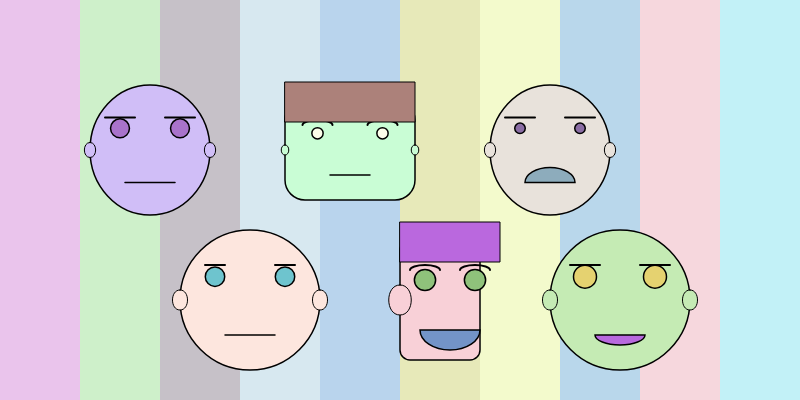
Frame 1 (no input)
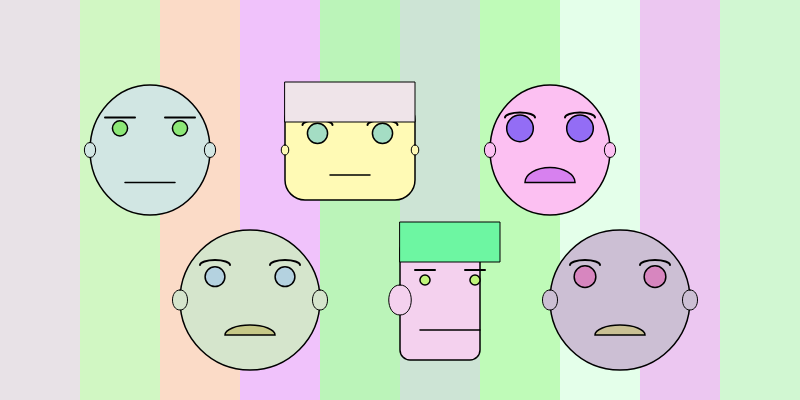
Frame 2 (the mouse pressed at the canvas centre, redrawn once)

The p5.js sketch that drew these frames (run headless with seeded random() and noise() and a simulated clock; the mouse was pressed at the canvas centre and the sketch redrawn once):

// p5.js sketch
// ── sketch.js
/*In my Coding Project 1, the face expressions (mouth, eyebrows, and eye size) are randomized each time the code runs, providing a unique combination of emotional expressions for each face.*/

/***************************
*  Name: Leroy-David Musa  *
*  Student ID: 219198761   *
*  Coding Project 1        *
/***************************/

//setup()
function setup() {
  createCanvas(800, 400);
  noLoop();
}

//draw()
function draw() {
  // striped background
  drawStripedBackground();

  // face drawings
  drawFaces();
}

//------ auxiliary functions from here ------
function drawStripedBackground() {
  let numStripes = 10;
  let stripeWidth = width / numStripes;
  
  //loop
  for (let i = 0; i < numStripes; i++) {
    // random colors
    let r = random(180, 255);
    let g = random(180, 255);
    let b = random(180, 255);
    fill(r, g, b);
    noStroke(); //no outline in stripes for better pop!
    rect(i * stripeWidth, 0, stripeWidth, height);  //draw stripe
  }
}

function drawFaces() {
  // face 1
  drawFace(150, 150, 120, 130, getRandomEyeSize(), getRandomColor(), getRandomMouthType(), 50, 30, getRandomColor(), '', 15, getRandomEyebrowType(), 'circle', getRandomSkinColor(), getRandomColor(), true);
  
  // face 2
  drawFace(350, 150, 130, 100, getRandomEyeSize(), getRandomColor(), getRandomMouthType(), 40, 15, getRandomColor(), 'straight', 10, getRandomEyebrowType(), 'square', getRandomSkinColor(), getRandomColor(), true);
  
  // face 3
  drawFace(450, 300, 100, 120, getRandomEyeSize(), getRandomColor(), getRandomMouthType(), 60, 40, getRandomColor(), 'straight', 30, getRandomEyebrowType(), 'rectangular', getRandomSkinColor(), getRandomColor(), false);
  
  // face 4
  drawFace(250, 300, 140, 140, getRandomEyeSize(), getRandomColor(), getRandomMouthType(), 50, 20, '', 'bald', 20, getRandomEyebrowType(), 'circle', getRandomSkinColor(), getRandomColor(), true);
  
  // face 5
  drawFace(620, 300, 140, 140, getRandomEyeSize(), getRandomColor(), getRandomMouthType(), 50, 20, '', 'bald', 20, getRandomEyebrowType(), 'circle', getRandomSkinColor(), getRandomColor(), true);
  
  // face 6
  drawFace(550, 150, 120, 130, getRandomEyeSize(), getRandomColor(), getRandomMouthType(), 50, 30, getRandomColor(), '', 15, getRandomEyebrowType(), 'circle', getRandomSkinColor(), getRandomColor(), true);
}

function drawFace(x, y, fw, fh, es, ec, mType, mw, mh, hc, hStyle, earSize, eyebrowType, faceShape, sc, mc, bothEarsVisible) {
  
  // x, y: position of the face (center)
  // fw, fh: face width and height
  // es: eye size
  // ec: eye color
  // mType: mouth type (smile, neutral, sad)
  // mw, mh: mouth width and height
  // hc: hair color
  // hStyle: hair style (straight, bald)
  // earSize: size of the ears
  // eyebrowType: type of eyebrows (thin, thick, curved)
  // faceShape: shape of the face (circle, square, rectangular)
  // sc: skin color (face color)
  // mc: mouth color
  // bothEarsVisible: boolean indicating if both ears are visible (true/false)
  
  stroke(0);         // Set stroke color to black for the face outline
  strokeWeight(1.5); // Set stroke thickness
  fill(sc);          // Set the face color
  
  if (faceShape === 'circle') {
    ellipse(x, y, fw, fh);
  } else if (faceShape === 'square') {
    rect(x - fw / 2, y - fh / 2, fw, fh, 20);
  } else if (faceShape === 'rectangular') {
    rect(x - fw / 2, y - fh / 2, fw * 0.8, fh, 10);
  }

  // Ear placements
  fill(sc);
  stroke(0);
  strokeWeight(1.5); 
  if (bothEarsVisible) { 
    drawear(x - fw / 2, y, earSize, sc); // Left ear
    drawear(x + fw / 2, y, earSize, sc); // Right ear
  } else {
    drawear(x - fw / 2, y, earSize, sc); // Facing to the side face
  }

  // Eyes
  fill(ec);
  stroke(0);
  strokeWeight(1.5);
  ellipse(x - fw / 4, y - fh / 6, es, es); // Left eye
  ellipse(x + fw / 4, y - fh / 6, es, es); // Right eye

  // Mouth
  fill(mc);  // Variable mouth color
  stroke(0);
  if (mType === 'smile') { // Happy
    arc(x, y + fh / 4, mw, mh, 0, PI, CHORD);
  } else if (mType === 'neutral') { // Neutral
    line(x - mw / 2, y + fh / 4, x + mw / 2, y + fh / 4);
  } else if (mType === 'sad') { // Sad
    arc(x, y + fh / 4, mw, mh, PI, 0, CHORD);
  }

  // Eyebrows
  stroke(0);
  strokeWeight(2); //thick eyebrows to make it pop!
  if (eyebrowType === 'thin') {
    line(x - fw / 4 - 10, y - fh / 4, x - fw / 4 + 10, y - fh / 4);
    line(x + fw / 4 - 10, y - fh / 4, x + fw / 4 + 10, y - fh / 4);
  } else if (eyebrowType === 'thick') {
    line(x - fw / 4 - 15, y - fh / 4, x - fw / 4 + 15, y - fh / 4);
    line(x + fw / 4 - 15, y - fh / 4, x + fw / 4 + 15, y - fh / 4);
  } else if (eyebrowType === 'curved') {
    noFill();
    arc(x - fw / 4, y - fh / 4, 30, 10, PI, TWO_PI);
    arc(x + fw / 4, y - fh / 4, 30, 10, PI, TWO_PI);
  }

  // Draw Hair
  drawHair(x, y, fw, fh, hc, hStyle);
}

function drawHair(x, y, fw, fh, hc, hStyle) {
  fill(hc);
  strokeWeight(1); // Hair should have a stroke as well
  if (hStyle === 'straight') {
    rect(x - fw / 2, y - fh / 2 - 18, fw, 40);
  } else if (hStyle === 'bald') {
    // Bald, no hair
  }
}

function drawear(x, y, earSize, fc) {
  strokeWeight(1); 
  fill(fc); // set ear color to match the face color
  push();
  translate(x, y); // move to ear position
  beginShape(); // start drawing ear
  vertex(0, -earSize / 2); // top of the ear
  // define ear shape with curves
  bezierVertex(earSize / 2, -earSize / 2, earSize / 2, earSize / 2, 0, earSize / 2);
  bezierVertex(-earSize / 2, earSize / 2, -earSize / 2, -earSize / 2, 0, -earSize / 2);
  endShape(CLOSE); // close the ear shape
  pop(); // restore original state
}

// Randomized Features!
function getRandomMouthType() {
  let mouthTypes = ['smile', 'neutral', 'sad']; //mouth expressions
  return random(mouthTypes);
}

function getRandomEyebrowType() {
  let eyebrowTypes = ['thin', 'thick', 'curved']; //eyebrow expressions
  return random(eyebrowTypes);
}

function getRandomColor() {
  return color(random(100, 255), random(100, 255), random(100, 255)); //random color for eyes, mouth, hair
}

function getRandomSkinColor() {
  return color(random(180, 255), random(180, 255), random(180, 255)); //random face tones
}

function getRandomEyeSize() {
  return random(10, 30);  //random eye size
}
